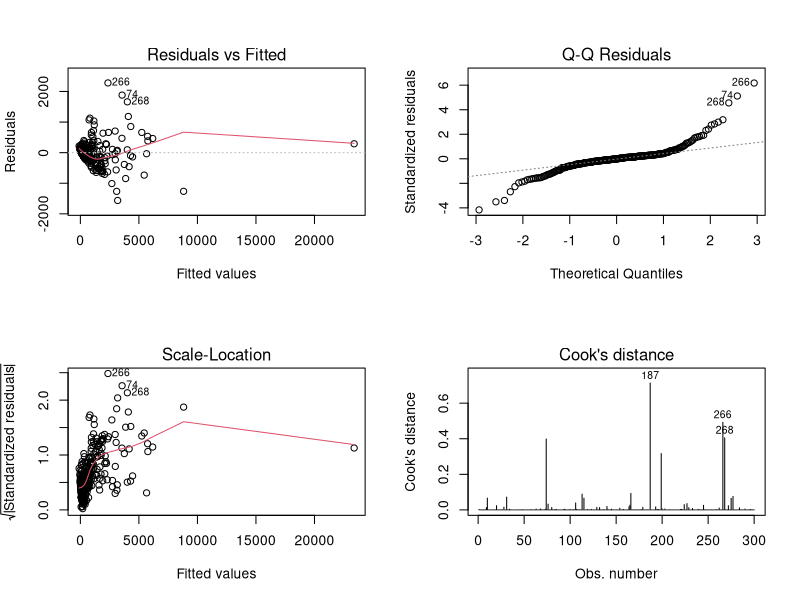
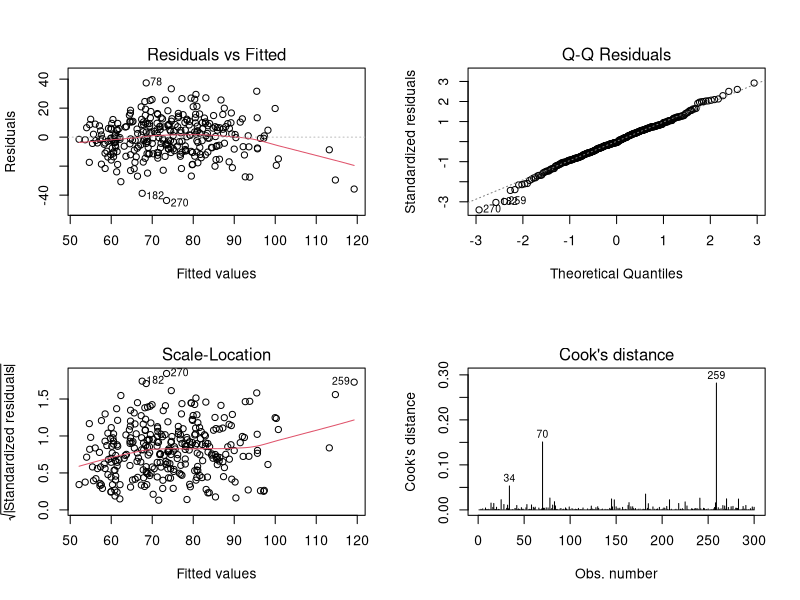

Here is the R script that generated these plots, in order:
## ---- chunk 1

library(ggplot2)
library(tidyverse)
library(openxlsx)
library(readxl)
library(corrplot)
library(leaps) # Usado no método BACKWARD
library(car)
library(lmtest)



#setwd("C:/Users/Helio/OneDrive/Documents/Analise_regressao_linear/trabalho")

database <- read.xlsx("dados_amostra.xlsx")

# Criar taxa de crimes por 100.000 habitantes
database$taxa_crimes <- database$x9 / database$x4 * 100000

# Criando a taxa de médicos por 100.00 habitantes
database$taxa_medicos <- database$x7 / database$x4 * 100000

# Criando a taxa de leitos por 100.00 habitantes
database$taxa_leitos <- database$x8 / database$x4 * 100000


head(database)

## ---- chunk 2

# Removendo possíveis valores nulos
df_clean <- na.omit(database)

# Criando um dataframe para as análises

# PRIMEIRA HIPÓTESE
df_clean1 <- subset(df_clean, select = c(x7, x4, x8, x15))

# SEGUNDA HIPÓTESE
df_clean2 <- subset(df_clean, select = c(taxa_crimes, x5, x12, x14, x16))

# Trasnformando a variável Y
df_clean2$taxa_crimes_sqrt <- sqrt(df_clean2$taxa_crimes)
df_clean2$taxa_crimes <- NULL

## ---- chunk 3

# Modelo
modelo1 <- lm(x7 ~ x4 + x8 + x15, data= df_clean1)

diagnostico_modelo <- function(modelo){
  
  # ============================================================
  # 1) Resumo geral do modelo
  # ============================================================
  # Apresenta:
  # - Coeficientes estimados
  # - Erros padrões
  # - Teste t dos parâmetros
  # - R² e R² ajustado
  # - Teste F global do modelo
  
  print(summary(modelo))
  
  
  # ============================================================
  # 2) Diagnóstico gráfico dos resíduos
  # ============================================================
  
  par(mfrow = c(2,2))
  
  # Gráfico 1:
  # Resíduos vs Valores Ajustados
  # Verifica:
  # - Linearidade
  # - Homocedasticidade
  # Esperado: dispersão aleatória dos pontos
  plot(modelo, which = 1)
  
  
  # Gráfico 2:
  # Gráfico Q-Q dos resíduos
  # Verifica:
  # - Normalidade dos resíduos
  # Esperado: pontos próximos da linha reta
  plot(modelo, which = 2)
  
  
  # Gráfico 3:
  # Escala-location
  # Verifica novamente a homogeneidade da variância
  plot(modelo, which = 3)
  
  
  # Gráfico 4:
  # Distância de Cook
  # Identifica observações influentes
  # Regra comum:
  # valores maiores que 4/n podem indicar influência
  plot(modelo, which = 4)
  
  
  # ============================================================
  # 3) Teste de heterocedasticidade
  # ============================================================
  # H0: Variância dos resíduos é constante (homocedasticidade)
  # H1: Variância dos resíduos não é constante
  
  print('Teste de heterocedasticidade:')
  print(
    bptest(modelo)
  )
  
  
  # ============================================================
  # 4) Multicolinearidade
  # ============================================================
  # Mede a correlação entre as variáveis explicativas.
  #
  # Interpretação:
  # VIF < 5  -> aceitável
  # VIF 5-10 -> atenção
  # VIF > 10 -> problema de multicolinearidade
  print('Multicolinearidade:')
  print(
    vif(modelo)
  )
  
}

# Executar diagnóstico do modelo 1
diagnostico_modelo(modelo1)
## ---- chunk 4

# Modelo 2 
modelo2 <- lm(taxa_crimes_sqrt ~ x5 + x12 + x14 + x16, data= df_clean2)


# Executar diagnóstico do modelo 2
diagnostico_modelo(modelo2)
